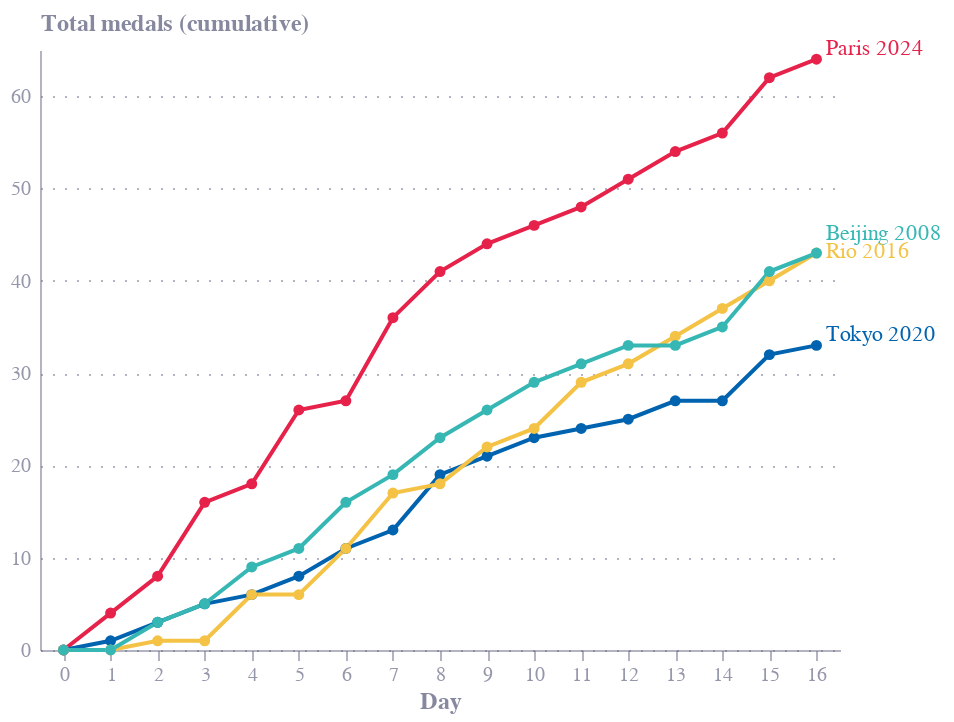

The cell this chart's notebook holds for it:
### Code cell
line_chart = alt.Chart(medals_cumulative).mark_line(point=True).encode(
    x=alt.X('Day:N', axis=alt.Axis(title='Day')),
    y=alt.Y('Medals:Q', axis=alt.Axis(title='Total medals (cumulative)')),
    color=alt.Color('Olympics:O', legend=None, type='nominal'),
    tooltip=['Day', 'Medals']
)


text = alt.Chart(last_values).mark_text(align='left', dx=5, dy=-5).encode(
    x='Day:N',
    y='Medals:Q',
    text='Olympics:O',
    color='Olympics:O'
)

final_chart = line_chart + text

#final_chart = final_chart.properties(
  #      title={
   #     "subtitle": ["France daily cumulative medal count per olympic games", "Source: IOC, Olympedia", ""],
   #     "subtitleColor": "#676A86",
    #    "anchor": "start"
   # }
#)

final_chart.configure_axisX(
    labelAngle=0,
    titlePadding=10,
    titleY=20,
)

### Figure 1 — Vega-Lite specification as saved in the notebook (floating-point values rounded to 4 significant figures)
{"config": {"font": "Circular Std", "mark": {"line": {"interpolate": "monotone"}}, "view": {"stroke": "transparent", "width": 400, "height": 300}, "range": {"category": ["#36B7B4", "#E6224B", "#F4C245", "#0063AF", "#00A767", "#179FDB", "#EB5C2E"], "diverging": ["#E6224B", "#E54753", "#C9C9C9", "#179FDB", "#122B39"], "heatmap": ["#C9C9C9", "#179FDB", "#0063AF", "#122B39"], "ordinal": ["#00A767", "#36B7B4", "#179FDB", "#0063AF", "#243B5A"]}, "axisX": {"domainColor": "#676A86", "domainOpacity": 0.5, "grid": false, "labelAngle": 0, "labelColor": "#676A86", "labelOpacity": 0.7, "orient": "bottom", "tickColor": "#676A86", "tickCount": 10, "tickOpacity": 0.5, "title": false, "titleAlign": "center", "titleAnchor": "middle", "titleColor": "#676A86", "titleFontSize": 12, "titleOpacity": 0.8, "titleY": 20, "titlePadding": 10}, "axisY": {"domainColor": "#676A86", "domainOpacity": 0.5, "gridColor": "#676A86", "gridDash": [1, 5], "gridOpacity": 0.5, "labelColor": "#676A86", "labelOpacity": 0.7, "labelPadding": 5, "tickColor": "#676A86", "tickCount": 8, "tickOpacity": 0.5, "ticks": false, "titleAlign": "left", "titleAngle": 0, "titleBaseline": "bottom", "titleColor": "#676A86", "titleFontSize": 12, "titleOpacity": 0.8, "titleX": 0, "titleY": -7}}, "layer": [{"data": {"name": "data-9d3efa9ed1e7a02bf05b00514809bb9a"}, "mark": {"type": "line", "point": true}, "encoding": {"color": {"field": "Olympics", "legend": null, "type": "nominal"}, "tooltip": [{"field": "Day", "type": "quantitative"}, {"field": "Medals", "type": "quantitative"}], "x": {"axis": {"title": "Day"}, "field": "Day", "type": "nominal"}, "y": {"axis": {"title": "Total medals (cumulative)"}, "field": "Medals", "type": "quantitative"}}}, {"data": {"name": "data-9708130c701633e232cef1a44846869c"}, "mark": {"type": "text", "align": "left", "dx": 5, "dy": -5}, "encoding": {"color": {"field": "Olympics", "type": "ordinal"}, "text": {"field": "Olympics", "type": "ordinal"}, "x": {"field": "Day", "type": "nominal"}, "y": {"field": "Medals", "type": "quantitative"}}}], "$schema": "https://vega.github.io/schema/vega-lite/v5.8.0.json", "datasets": {"data-9d3efa9ed1e7a02bf05b00514809bb9a": [{"Day": 0, "Olympics": "Paris 2024", "Medals": 0}, {"Day": 1, "Olympics": "Paris 2024", "Medals": 4}, {"Day": 2, "Olympics": "Paris 2024", "Medals": 8}, {"Day": 3, "Olympics": "Paris 2024", "Medals": 16}, {"Day": 4, "Olympics": "Paris 2024", "Medals": 18}, {"Day": 5, "Olympics": "Paris 2024", "Medals": 26}, {"Day": 6, "Olympics": "Paris 2024", "Medals": 27}, {"Day": 7, "Olympics": "Paris 2024", "Medals": 36}, {"Day": 8, "Olympics": "Paris 2024", "Medals": 41}, {"Day": 9, "Olympics": "Paris 2024", "Medals": 44}, {"Day": 10, "Olympics": "Paris 2024", "Medals": 46}, {"Day": 11, "Olympics": "Paris 2024", "Medals": 48}, {"Day": 12, "Olympics": "Paris 2024", "Medals": 51}, {"Day": 13, "Olympics": "Paris 2024", "Medals": 54}, {"Day": 14, "Olympics": "Paris 2024", "Medals": 56}, {"Day": 15, "Olympics": "Paris 2024", "Medals": 62}, {"Day": 16, "Olympics": "Paris 2024", "Medals": 64}, {"Day": 0, "Olympics": "Tokyo 2020", "Medals": 0}, {"Day": 1, "Olympics": "Tokyo 2020", "Medals": 1}, {"Day": 2, "Olympics": "Tokyo 2020", "Medals": 3}, {"Day": 3, "Olympics": "Tokyo 2020", "Medals": 5}, {"Day": 4, "Olympics": "Tokyo 2020", "Medals": 6}, {"Day": 5, "Olympics": "Tokyo 2020", "Medals": 8}, {"Day": 6, "Olympics": "Tokyo 2020", "Medals": 11}, {"Day": 7, "Olympics": "Tokyo 2020", "Medals": 13}, {"Day": 8, "Olympics": "Tokyo 2020", "Medals": 19}, {"Day": 9, "Olympics": "Tokyo 2020", "Medals": 21}, {"Day": 10, "Olympics": "Tokyo 2020", "Medals": 23}, {"Day": 11, "Olympics": "Tokyo 2020", "Medals": 24}, {"Day": 12, "Olympics": "Tokyo 2020", "Medals": 25}, {"Day": 13, "Olympics": "Tokyo 2020", "Medals": 27}, {"Day": 14, "Olympics": "Tokyo 2020", "Medals": 27}, {"Day": 15, "Olympics": "Tokyo 2020", "Medals": 32}, {"Day": 16, "Olympics": "Tokyo 2020", "Medals": 33}, {"Day": 0, "Olympics": "Rio 2016", "Medals": 0}, {"Day": 1, "Olympics": "Rio 2016", "Medals": 0}, {"Day": 2, "Olympics": "Rio 2016", "Medals": 1}, {"Day": 3, "Olympics": "Rio 2016", "Medals": 1}, {"Day": 4, "Olympics": "Rio 2016", "Medals": 6}, {"Day": 5, "Olympics": "Rio 2016", "Medals": 6}, {"Day": 6, "Olympics": "Rio 2016", "Medals": 11}, {"Day": 7, "Olympics": "Rio 2016", "Medals": 17}, {"Day": 8, "Olympics": "Rio 2016", "Medals": 18}, {"Day": 9, "Olympics": "Rio 2016", "Medals": 22}, {"Day": 10, "Olympics": "Rio 2016", "Medals": 24}, {"Day": 11, "Olympics": "Rio 2016", "Medals": 29}, {"Day": 12, "Olympics": "Rio 2016", "Medals": 31}, {"Day": 13, "Olympics": "Rio 2016", "Medals": 34}, {"Day": 14, "Olympics": "Rio 2016", "Medals": 37}, {"Day": 15, "Olympics": "Rio 2016", "Medals": 40}, {"Day": 16, "Olympics": "Rio 2016", "Medals": 43}, {"Day": 0, "Olympics": "Beijing 2008", "Medals": 0}, {"Day": 1, "Olympics": "Beijing 2008", "Medals": 0}, {"Day": 2, "Olympics": "Beijing 2008", "Medals": 3}, {"Day": 3, "Olympics": "Beijing 2008", "Medals": 5}, {"Day": 4, "Olympics": "Beijing 2008", "Medals": 9}, {"Day": 5, "Olympics": "Beijing 2008", "Medals": 11}, {"Day": 6, "Olympics": "Beijing 2008", "Medals": 16}, {"Day": 7, "Olympics": "Beijing 2008", "Medals": 19}, {"Day": 8, "Olympics": "Beijing 2008", "Medals": 23}, {"Day": 9, "Olympics": "Beijing 2008", "Medals": 26}, {"Day": 10, "Olympics": "Beijing 2008", "Medals": 29}, {"Day": 11, "Olympics": "Beijing 2008", "Medals": 31}, {"Day": 12, "Olympics": "Beijing 2008", "Medals": 33}, {"Day": 13, "Olympics": "Beijing 2008", "Medals": 33}, {"Day": 14, "Olympics": "Beijing 2008", "Medals": 35}, {"Day": 15, "Olympics": "Beijing 2008", "Medals": 41}, {"Day": 16, "Olympics": "Beijing 2008", "Medals": 43}], "data-9708130c701633e232cef1a44846869c": [{"Olympics": "Beijing 2008", "Day": 16, "Medals": 44}, {"Olympics": "Paris 2024", "Day": 16, "Medals": 64}, {"Olympics": "Rio 2016", "Day": 16, "Medals": 42}, {"Olympics": "Tokyo 2020", "Day": 16, "Medals": 33}]}}
